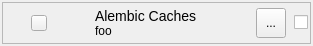
<?xml version="1.0" encoding="UTF-8"?>
<ui version="4.0">
 <class>ItemWidget</class>
 <widget class="QWidget" name="ItemWidget">
  <property name="geometry">
   <rect>
    <x>0</x>
    <y>0</y>
    <width>313</width>
    <height>46</height>
   </rect>
  </property>
  <property name="minimumSize">
   <size>
    <width>0</width>
    <height>45</height>
   </size>
  </property>
  <property name="windowTitle">
   <string>Form</string>
  </property>
  <property name="accessibleName">
   <string>item widget</string>
  </property>
  <layout class="QVBoxLayout" name="verticalLayout">
   <property name="spacing">
    <number>0</number>
   </property>
   <property name="margin">
    <number>2</number>
   </property>
   <item>
    <widget class="QFrame" name="frame">
     <property name="accessibleName">
      <string>item inner frame</string>
     </property>
     <property name="frameShape">
      <enum>QFrame::StyledPanel</enum>
     </property>
     <property name="frameShadow">
      <enum>QFrame::Raised</enum>
     </property>
     <layout class="QHBoxLayout" name="horizontalLayout" stretch="0,0,0,10,0,0,0">
      <property name="spacing">
       <number>8</number>
      </property>
      <property name="leftMargin">
       <number>4</number>
      </property>
      <property name="topMargin">
       <number>2</number>
      </property>
      <property name="rightMargin">
       <number>2</number>
      </property>
      <property name="bottomMargin">
       <number>2</number>
      </property>
      <item>
       <widget class="QWidget" name="expand_placeholder" native="true">
        <property name="sizePolicy">
         <sizepolicy hsizetype="Fixed" vsizetype="Fixed">
          <horstretch>0</horstretch>
          <verstretch>0</verstretch>
         </sizepolicy>
        </property>
        <property name="minimumSize">
         <size>
          <width>16</width>
          <height>16</height>
         </size>
        </property>
        <property name="maximumSize">
         <size>
          <width>16</width>
          <height>16</height>
         </size>
        </property>
        <property name="accessibleName">
         <string>item expand</string>
        </property>
       </widget>
      </item>
      <item>
       <widget class="QToolButton" name="expand_indicator">
        <property name="minimumSize">
         <size>
          <width>16</width>
          <height>16</height>
         </size>
        </property>
        <property name="maximumSize">
         <size>
          <width>16</width>
          <height>16</height>
         </size>
        </property>
        <property name="accessibleName">
         <string>item expand indicator</string>
        </property>
        <property name="text">
         <string/>
        </property>
        <property name="icon">
         <iconset resource="resources.qrc">
          <normaloff>:/tk_multi_inhouse/down_arrow.png</normaloff>:/tk_multi_inhouse/down_arrow.png</iconset>
        </property>
       </widget>
      </item>
      <item>
       <widget class="QLabel" name="icon">
        <property name="minimumSize">
         <size>
          <width>32</width>
          <height>32</height>
         </size>
        </property>
        <property name="maximumSize">
         <size>
          <width>30</width>
          <height>30</height>
         </size>
        </property>
        <property name="text">
         <string/>
        </property>
        <property name="scaledContents">
         <bool>true</bool>
        </property>
       </widget>
      </item>
      <item>
       <widget class="QLabel" name="header">
        <property name="sizePolicy">
         <sizepolicy hsizetype="Expanding" vsizetype="Expanding">
          <horstretch>0</horstretch>
          <verstretch>0</verstretch>
         </sizepolicy>
        </property>
        <property name="minimumSize">
         <size>
          <width>1</width>
          <height>1</height>
         </size>
        </property>
        <property name="text">
         <string>&lt;big&gt;Alembic Caches&lt;/big&gt;&lt;br&gt;foo</string>
        </property>
        <property name="textInteractionFlags">
         <set>Qt::NoTextInteraction</set>
        </property>
       </widget>
      </item>
      <item>
       <widget class="QStackedWidget" name="handle_stack">
        <property name="minimumSize">
         <size>
          <width>22</width>
          <height>22</height>
         </size>
        </property>
        <property name="maximumSize">
         <size>
          <width>22</width>
          <height>22</height>
         </size>
        </property>
        <property name="accessibleName">
         <string>item stackedwidget</string>
        </property>
        <property name="currentIndex">
         <number>0</number>
        </property>
        <widget class="QWidget" name="drag">
         <layout class="QHBoxLayout" name="horizontalLayout_2">
          <property name="spacing">
           <number>0</number>
          </property>
          <property name="margin">
           <number>0</number>
          </property>
          <item>
           <widget class="QLabel" name="drag_handle">
            <property name="minimumSize">
             <size>
              <width>16</width>
              <height>16</height>
             </size>
            </property>
            <property name="maximumSize">
             <size>
              <width>16</width>
              <height>16</height>
             </size>
            </property>
            <property name="cursor">
             <cursorShape>OpenHandCursor</cursorShape>
            </property>
            <property name="toolTip">
             <string>Drag &amp; drop enabled for changing this item's context</string>
            </property>
            <property name="accessibleName">
             <string>item drag handle</string>
            </property>
            <property name="text">
             <string/>
            </property>
            <property name="pixmap">
             <pixmap resource="resources.qrc">:/tk_multi_inhouse/drag_handle.png</pixmap>
            </property>
            <property name="scaledContents">
             <bool>true</bool>
            </property>
           </widget>
          </item>
         </layout>
        </widget>
        <widget class="QWidget" name="lock">
         <layout class="QHBoxLayout" name="horizontalLayout_3">
          <property name="spacing">
           <number>0</number>
          </property>
          <property name="margin">
           <number>0</number>
          </property>
          <item>
           <widget class="QLabel" name="locked_handle">
            <property name="minimumSize">
             <size>
              <width>16</width>
              <height>16</height>
             </size>
            </property>
            <property name="maximumSize">
             <size>
              <width>16</width>
              <height>16</height>
             </size>
            </property>
            <property name="toolTip">
             <string>Context change is not allowed for this item</string>
            </property>
            <property name="accessibleName">
             <string>item lock handle</string>
            </property>
            <property name="text">
             <string/>
            </property>
            <property name="scaledContents">
             <bool>true</bool>
            </property>
           </widget>
          </item>
         </layout>
        </widget>
       </widget>
      </item>
      <item>
       <widget class="QToolButton" name="status">
        <property name="minimumSize">
         <size>
          <width>30</width>
          <height>30</height>
         </size>
        </property>
        <property name="maximumSize">
         <size>
          <width>30</width>
          <height>30</height>
         </size>
        </property>
        <property name="toolTip">
         <string>Click for details</string>
        </property>
        <property name="accessibleName">
         <string>item status</string>
        </property>
        <property name="text">
         <string>...</string>
        </property>
        <property name="icon">
         <iconset resource="resources.qrc">
          <normaloff>:/tk_multi_inhouse/status_validate.png</normaloff>:/tk_multi_inhouse/status_validate.png</iconset>
        </property>
        <property name="iconSize">
         <size>
          <width>24</width>
          <height>24</height>
         </size>
        </property>
       </widget>
      </item>
      <item>
       <widget class="QCheckBox" name="checkbox">
        <property name="accessibleName">
         <string>item checkbox</string>
        </property>
        <property name="text">
         <string/>
        </property>
       </widget>
      </item>
     </layout>
    </widget>
   </item>
  </layout>
 </widget>
 <resources>
  <include location="resources.qrc"/>
 </resources>
 <connections/>
</ui>
